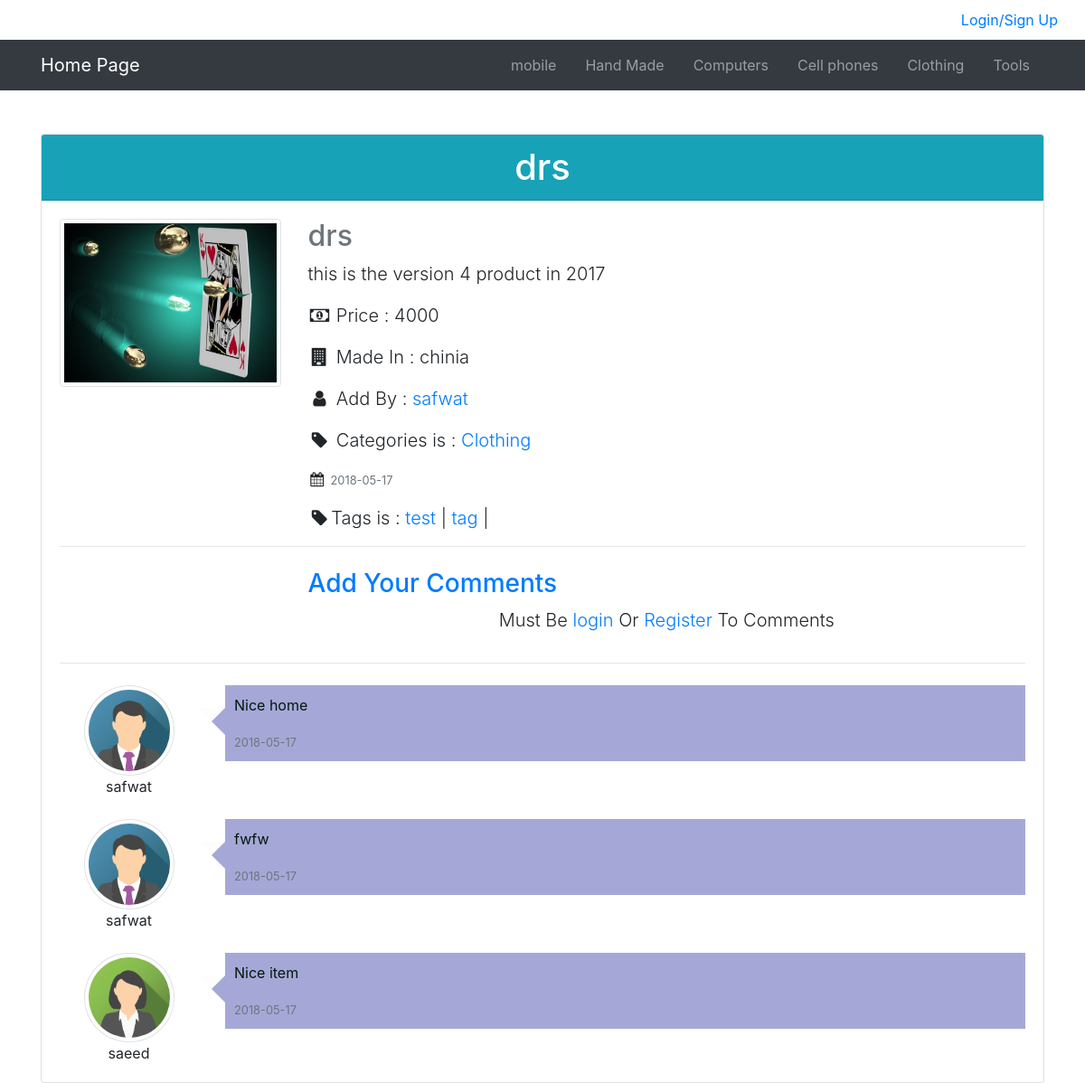
The page /Site/index.php?page=profile&action=view&id=20 on the database its author committed.
### tables this page shows
CREATE TABLE `categories` (
  `ID` int(11) NOT NULL,
  `Name` varchar(255) NOT NULL,
  `Description` text NOT NULL,
  `Parent` int(11) NOT NULL DEFAULT '0',
  `Ordering` int(11) NOT NULL,
  `Visiblity` tinyint(4) NOT NULL DEFAULT '0',
  `Allow_Comments` tinyint(4) NOT NULL DEFAULT '0',
  `Allow_Ads` tinyint(4) NOT NULL DEFAULT '0'
);

CREATE TABLE `items` (
  `Item_ID` int(11) NOT NULL,
  `Name` varchar(255) NOT NULL,
  `Description` text NOT NULL,
  `Price` varchar(255) NOT NULL,
  `Add_Date` date NOT NULL,
  `Country_Made` varchar(255) NOT NULL,
  `Image` varchar(255) NOT NULL,
  `Status` varchar(255) NOT NULL,
  `Rating` smallint(6) NOT NULL,
  `Approve` tinyint(4) NOT NULL DEFAULT '0',
  `Cat_ID` int(11) NOT NULL,
  `Member_ID` int(11) NOT NULL,
  `Tags` varchar(255) NOT NULL
);

CREATE TABLE `users` (
  `UserID` int(11) NOT NULL COMMENT 'USE to identify the user',
  `UserName` varchar(255) NOT NULL COMMENT 'user name to login',
  `Password` varchar(255) NOT NULL COMMENT 'password to login',
  `Email` varchar(255) NOT NULL COMMENT 'Email ',
  `FullName` varchar(255) NOT NULL DEFAULT 'Unknown' COMMENT 'Full name to display in page',
  `Avater` varchar(255) NOT NULL,
  `GroupID` int(11) NOT NULL DEFAULT '0' COMMENT 'identify user group',
  `TrustStatus` int(11) NOT NULL DEFAULT '0' COMMENT 'saller Rank',
  `RegStatus` int(11) NOT NULL DEFAULT '0' COMMENT 'user approvel',
  `Date` date NOT NULL
);

CREATE TABLE `comments` (
  `C_ID` int(11) NOT NULL,
  `Comments` text NOT NULL,
  `States` tinyint(4) NOT NULL DEFAULT '0',
  `Comment_Date` date NOT NULL,
  `Item_ID` int(11) NOT NULL,
  `Member_ID` int(11) NOT NULL
);

### Site/index.php (called while the page is built, shortened)
<?php
include_once "../include/function/autoloader.php" ;
try
    {
        $cat = new operateDB('categories');
        $data = $cat->Get_all_sorting("ID",$sorting='ASC',$cond ="where Parent = 0" );
    }
    catch(Exception $ex)
    {
        $error = $ex->getMessage();
        $check = FALSE;
    }
include_once "../include/function/init.php";
if(isset($_GET['page']))
           {
               $url = "controller/".$_GET['page'].".php";
               if(is_file($url))
               {
                include_once $url;
               }
               else
               {
                   echo 'error  this is not fille';
               }
           }
          else
          {
            include_once './controller/AllCategories.php';
          }
include_once "../include/templates/footer.php" ;
?>

### include/function/autoloader.php (called while the page is built, shortened)
<?php
   function autoloader($classname)
   {
      $dirs = ['','./app/models/','./app/','./Site/','views/','models/','./','../app/models/','include/templates','include/function/','include/languages/','controller/','../models/'];
      $formats = ['%s.php.inc','%s.php','%s.class.php','class.%s.php','%sclass.php','%scontroller.php'];
      foreach ($dirs as $dir) {
          foreach ($formats as $format) {
              $path = $dir.sprintf($format,$classname);
              if(file_exists($path))
              {
                  return TRUE;
              }
          }
      }
      return FALSE;
   }
?>

### app/models/DB_Connect.php (called while the page is built, shortened)
<?php
class DB_Connect
{
  function conectDb()
  {
    try
    {
        include_once "../include/function/autoloader.php" ;
        $vars = "../include/function/vars.php";
        $db = new database($vars);
    }
    catch(Exception $ex)
            {
                echo $ex->getMessage();
            }
      return $db;
    }
}
?>

### include/function/vars.php (called while the page is built)
<?php
 $host = 'localhost';
 $db = 'shop';
 $dsn = "mysql:host=$host;dbname=$db";
 $user = "root";
 $pass = "";
 $option  =  array(PDO::MYSQL_ATTR_INIT_COMMAND => "set NAMES utf8" );
?>

### app/models/database.php (called while the page is built, shortened)
<?php
  class database
  {
    private $user;
    private $password;
    private $dsn;
    private $option ;
    function __construct($filename)
    {
       $this->user = $user;
       $this->password = $pass ;
       $this->dsn = $dsn;
       $this->option = $option;
    }
   private function connect()
   {
      try
      {
        $this->conn = new PDO($this->dsn,$this->user,$this->password, $this->option );
        return TRUE;
      }
      catch(PDOException $e)
            {
            echo "Connection failed: " . $e->getMessage();
            return FALSE;
            }
   }
  }
?>

### app/models/operateDB.php (called while the page is built, shortened)
<?php
   include_once "../include/function/autoloader.php" ;
   class operateDB extends DB_Connect
   {
    private $tablename ;
    function __construct($table)
    {
        $this->tablename = $table;
    }
function Get_all_sorting($order,$sorting='ASC',$cond ="",$flag=1)
{
    $this->db = $this->conectDb();
    $stmt = $this->db->conn->prepare("select * from $this->tablename  $cond ORDER by $order $sorting");
    $stmt->execute();
    $count = $stmt->rowCount();
    $this->data = $stmt->fetchAll();
    if($flag == 1)
    {
        if($count > 0)
        {
            return $this->data;
        }
        else
        {
            throw new Exception("Error Processing Not Found The userName or password error");
            $this->close($this->db);
            return FALSE;
        }
    }
    else
    {
        return  $this->data ;
    }
}
function getData_inner($table_inner1,$table_inner2,$colum1,$colum2,$colum_in,$colum_in2,$select_inner ="",$condition="",$flag = 1)
{
    $this->db = $this->conectDb();
    $sql = "select $this->tablename.* $select_inner from $this->tablename
    INNER JOIN $table_inner1 ON $table_inner1.$colum_in = $this->tablename.$colum1
    INNER JOIN $table_inner2 ON $table_inner2.$colum_in2 = $this->tablename.$colum2
    $condition
    ";
    $stmt = $this->db->conn->prepare($sql);
    $stmt->execute();
    $count = $stmt->rowCount();
    $this->data = $stmt->fetchAll();
    if($flag == 1)
    {
        if($count > 0 )
        {
            $this->close($this->db);
            return $this->data;
        }
        else
        {
            throw new Exception("Error Processing Not Found The userName or password error");
            $this->close($this->db);
            return FALSE;
        }
    }
    else
    {
        return $this->data;
    }
}
}
?>

### Site/views/itemview.php (the view, shortened to what this page needs)
<div class="container">
    <div class="card mt-5">
            <h2 class="card-header h1 text-white bg-info  text-center"><?php echo  $dataitems[0]['item_n']?> </h2>
            <div class="card-body">
                <div class="row">
                    <div class="col-md-3">
                         <div>
                             <img src="../app/controller/<?php echo $dataitems[0]['Image']?>" alt="..." class="img-thumbnail img-fluid">
                         </div>
                    </div>
                    <?php
                     $ss = str_replace(' ',"-",$dataitems[0]['Name'])
                    ?>
                    <div class="col-md-9">
                        <div class="info">
                            <h2 class=" text-muted"> <?php echo  $dataitems[0]['item_n']; ?></h2>
                            <p class="lead card-text"><?php echo  $dataitems[0]['Description']?></p>
                            <p class="lead card-text"><span><i class="fa fa-money fa-fw"></i></span> <span>Price : </span><?php echo  $dataitems[0]['Price']?></p>
                            <p class="lead card-text"><span><i class="fa fa-building fa-fw"></i></span> <span>Made In : </span><?php echo  $dataitems[0]['Country_Made']?></p>
                            <p class="lead card-text"><span><i class="fa fa-user fa-fw"></i></span> <span>Add By : </span><a href="?page=profile&action=showprof&id=<?php echo  $dataitems[0]['Member_ID']?>"><?php echo  $dataitems[0]['UserName']?></a></p>
                            <p class="lead card-text"><span><i class="fa fa-tag fa-fw"></i></span> <span>Categories is : </span><a href="?page=categories&id=<?php echo  $dataitems[0]['Item_ID']?>&catn=<?php echo $ss?>"><?php echo  $dataitems[0]['Name']?></a></p>
                            <p class="card-text"><span><i class="fa fa-calendar fa-fw"></i></span> <small class="text-muted"><?php echo  $dataitems[0]['Add_Date']?></small></p>
                            <p class="lead card-text"><span><i class="fa fa-tag fa-fw"></i><span>Tags is : </span>
                              <?php
                                 $tag = explode(",",$dataitems[0]['Tags']) ;
                                 if(empty($tag) ==  FALSE)
                                 {
                                 foreach ($tag as  $valuetag) {
                                     $valuetag = str_replace(' ','-',$valuetag);
                                     $valuetag  = strtolower($valuetag);
                                   echo " <span><a class='' href='?page=categories&action=viewtage&tag=$valuetag'>$valuetag</a></span> | ";
                                 }
                                }
                             ?>
                             </p>
                        </div>
                    </div>
                </div>
                <hr>
                <div class="row mt-4">
                    <div class="col-lg-9 offset-lg-3">
                     <h3 class="text-primary">Add Your Comments</h3>
                     <?php if(isset($_SESSION['name']))
                        {
                        ?>
                        <form method="post" action="?page=profile&action=addcoment">
                            <input type="hidden" name="cid" value="<?php  echo $dataitems[0]['Item_ID'] ?>">
                        <div class="form-group">
                            <textarea class="form-control" name="coment" rows="3"></textarea>
                        </div>
                        <input type="submit" name="submit"  value="Comments" class="btn btn-primary  btn-lg">
                        </form>
                        <?php
                        } else
                        {
                            echo "<p class='lead text-center' >Must Be <a href='?page=login'> login </a> Or <a href='?page=login'> Register </a>To Comments</p>";
                        }
                        ?>
                    </div>
                </div>
<hr>
                <?php
                   if(empty($datacomments) == FALSE)
                   {
                        foreach ($datacomments as  $value) {
                ?>
                 <div class="row mt-4">
                     <div class="col-md-2  text-center">
                         <?php
                           if(empty($value['Avater'])==FALSE)
                           {
                               $dd = $value['Avater'];
                               echo "<img src=\"../app/controller/$dd\"class=\"img-fluid img-thumbnail rounded-circle\" style='width:100px'>";
                           }
                           else
                           {
                              echo "<img src=\"image/img_avatar3.png\" class=\"img-fluid img-thumbnail rounded-circle\" style='width:100px'>";
                           }
                         ?>
                         <span class="d-block text-center"><?php echo $value['UserName'] ?></span>
                     </div>
                     <div class="col-md-10">
                        <div class="com">
                            <p class="card-text "><?php echo $value['Comments'] ?></p>
                            <p class="card-text"><small class='text-muted'><?php echo $value['Comment_Date']?></small></p>
                        </div>
                     </div>
                 </div>
                 <?php
                   }}
                   else
                   {
                       echo "<p class='lead'>Dont Have Any Coment</p>";
                   }
                 ?>
            </div>
     </div>
</div>

### include/templates/navbar.php (shortened to what this page needs)
<div class="upper-bar">
  <div class="container">
   <div class="row">
   <?php
          if(isset($_SESSION['name']) || isset($_SESSION['username']))
          {
            if(isset($_SESSION['username']))
            {
              $na =$_SESSION['username'];
              $_SESSION['name'] =$na;
            }
           else
           {
            $na = $_SESSION['name'];
           }
            try
            {
              $user = new operateDB('users');
              $dff = $user->Get_data_by_colum('UserName',$na);
              $classadmin = "d-none";
              if($dff['GroupID'] == 1)
              {
                $classadmin = "";
                $_SESSION['username'] = $na;
              }
              if(empty($dff['Avater']))
              {
                echo "<span class='mr-2' style='font-size :24px;'><i class='fa fa-user-circle fa-1x fa-fw'></i></span>";
              }else
              {
                $m = $dff['Avater'];
                echo "<span class='mr-2' style='font-size :24px;'><img class='img-fluid rounded-circle img-thumbnail 'src='../app/controller/$m' style='width:36px; height:36px;position: relative;top: -4px;'></span>";
              }
            echo "<div class=\"dropdown show mr-2 \">
                  <a class=\"btn btn-secondary dropdown-toggle\" href=\"#\" role=\"button\" id=\"dropdownMenuLink\" data-toggle=\"dropdown\" aria-haspopup=\"true\" aria-expanded=\"false\">
                   $na
                  </a>
                  <div class=\"dropdown-menu p-0\" aria-labelledby=\"dropdownMenuLink\">
                  <a href='?page=profile' class='dropdown-item p-2 pl-1'> My Profile</a>
                  <a href='../app/index.php' class='dropdown-item p-2 pl-1  $classadmin '> Dasborad</a>
                  <a href='?page=ads' class='dropdown-item p-2 pl-1'> New Items  </a>
                  <a href='?page=profile#items' class='dropdown-item p-2 pl-1'> MY Items  </a>
                  <a href='?page=logout' class='dropdown-item p-2 pl-1' > Logout </a>
                  </div>
                </div>";
              $stats = $user->check_status($na);
              if($stats == 1)
              {
                echo "You Need To Activate";
              }
            }
            catch(Exception $ex)
            {
                $error =  $ex->getMessage();
                $message = "<div class=\"alert alert-danger text-muted text-center\" role=\"alert\">
                                This Update not succeeses .<br> $error!
                            </div>";
            }
          }
          else
          {
    ?>
     <div class="controller d-inline-block ml-auto">
        <a href="?page=login">Login/Sign Up</a>
     </div>
          <?php }?>
   </div>
  </div>
</div>
<nav class="navbar navbar-expand-lg navbar-dark bg-dark p-0">
      <div class="container">
        <a class="navbar-brand" href="index.php">Home Page</a>
        <div class="collapse navbar-collapse" id="navbarsExample07">
          <ul class="navbar-nav ml-auto">
               <?php
                  foreach ($data as $value) {
                    $namecat = $value['Name'];
                    $rapace = str_replace(" ","-",$namecat);
                    $id = $value['ID'];
                    echo "
                    <li class=\"nav-item \">
                      <a class=\"nav-link p-3\" href=\"?page=categories&id=$id&catn=$rapace\">$namecat<span class=\"sr-only\">(current)</span></a>
                    </li>
                         ";
                }
               ?>
          </ul>
        </div>
      </div>
    </nav>

### rows shown on the page
categories: Name "mobile"
categories: Name "Hand Made"
categories: Name "Computers"
categories: Name "Cell phones"
categories: Name "Clothing"
categories: Name "Tools"
items: Name "drs", Image (picture), Description "this is the version 4 product in 2017", Price "4000", Country_Made "chinia", Member_ID.UserName "safwat", Cat_ID.Name "Clothing", Add_Date "2018-05-17", Tags "test", Tags "tag"
comments: Member_ID.UserName "safwat", Comments "Nice home", Comment_Date "2018-05-17"
comments: Member_ID.UserName "safwat", Comments "fwfw", Comment_Date "2018-05-17"
comments: Member_ID.Avater (picture), Member_ID.UserName "saeed", Comments "Nice item", Comment_Date "2018-05-17"
